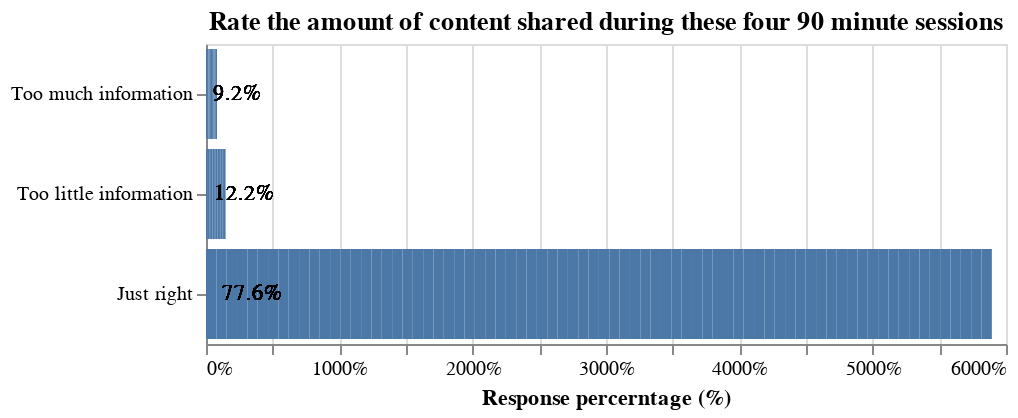

Write notebook code for a chart like this one.
### Markdown cell above
# How would you rate the amount of content shared during these four 90 minute sessions?

### Code cell
bar = alt.Chart(df, title="Rate the amount of content shared during these four 90 minute sessions"
               ).transform_joinaggregate(
    total='count()',
    groupby=['content_volume']
).transform_calculate(
    percent=alt.datum.total/98
).mark_bar().encode(
    x= alt.X('percent:Q', title = "Response percerntage (%)", axis=alt.Axis(format='%')),
    y=alt.Y('content_volume', sort='x', title="")
    ).properties(
    width=400,
    height=150
    )

text = alt.Chart(df, title="Rate the amount of content shared during these four 90 minute sessions"
               ).transform_joinaggregate(
    total='count()',
    groupby=['content_volume']
).transform_calculate(
    percent=alt.datum.total/98
).mark_text(
        align='left',
        baseline='middle',
        dx=3
).encode(
        y = alt.Y('content_volume', sort = 'x'),
        x = alt.X('percent:Q'),
        text=alt.Text('percent:Q',format='.1%')
).properties(
    width=800,
    height=250
    )

q7_plot = alt.layer(bar, text, data=df)

# Show the plot|
q7_plot
